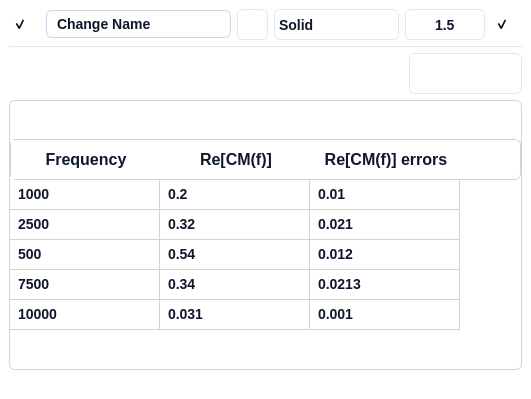
<?xml version="1.0" encoding="UTF-8"?>
<ui version="4.0">
 <class>Form</class>
 <widget class="QWidget" name="Form">
  <property name="geometry">
   <rect>
    <x>0</x>
    <y>0</y>
    <width>531</width>
    <height>399</height>
   </rect>
  </property>
  <property name="minimumSize">
   <size>
    <width>0</width>
    <height>100</height>
   </size>
  </property>
  <property name="windowTitle">
   <string>Form</string>
  </property>
  <property name="styleSheet">
   <string notr="true">background: #FFFFFF;
border: none;
border-radius: 6px;
</string>
  </property>
  <layout class="QVBoxLayout" name="verticalLayout">
   <property name="leftMargin">
    <number>0</number>
   </property>
   <property name="topMargin">
    <number>0</number>
   </property>
   <property name="rightMargin">
    <number>0</number>
   </property>
   <property name="bottomMargin">
    <number>0</number>
   </property>
   <item>
    <widget class="QFrame" name="frame">
     <property name="styleSheet">
      <string notr="true">QFrame {
	background: #FFFFFF;
	border: none;
	border-radius: 6px;
}
QFrame:hover {
	 border: 1px solid #CBD5E1;
}</string>
     </property>
     <property name="frameShape">
      <enum>QFrame::StyledPanel</enum>
     </property>
     <property name="frameShadow">
      <enum>QFrame::Raised</enum>
     </property>
     <layout class="QVBoxLayout" name="verticalLayout_2" stretch="0,1">
      <item>
       <widget class="QFrame" name="pyqt5_frame_curve_details">
        <property name="layoutDirection">
         <enum>Qt::LeftToRight</enum>
        </property>
        <property name="autoFillBackground">
         <bool>false</bool>
        </property>
        <property name="styleSheet">
         <string notr="true">QFrame {
	background: #FFFFFF;
	border: none;
	border-radius: 6px;
}</string>
        </property>
        <property name="frameShape">
         <enum>QFrame::StyledPanel</enum>
        </property>
        <property name="frameShadow">
         <enum>QFrame::Raised</enum>
        </property>
        <layout class="QHBoxLayout" name="horizontalLayout_15">
         <property name="spacing">
          <number>6</number>
         </property>
         <property name="leftMargin">
          <number>0</number>
         </property>
         <property name="topMargin">
          <number>0</number>
         </property>
         <property name="rightMargin">
          <number>0</number>
         </property>
         <property name="bottomMargin">
          <number>0</number>
         </property>
         <item>
          <widget class="QCheckBox" name="pyqt5_checkbox_curves_visible">
           <property name="sizePolicy">
            <sizepolicy hsizetype="Expanding" vsizetype="Expanding">
             <horstretch>0</horstretch>
             <verstretch>0</verstretch>
            </sizepolicy>
           </property>
           <property name="minimumSize">
            <size>
             <width>31</width>
             <height>31</height>
            </size>
           </property>
           <property name="maximumSize">
            <size>
             <width>31</width>
             <height>31</height>
            </size>
           </property>
           <property name="styleSheet">
            <string notr="true">/* Default State */
QCheckBox {
    border: none;    
	background: transparent;  /* Ghost button with no background */
    color: #0F172A;  /* Text color */
    border-radius: 6px;  /* Rounded corners */
    font-family: 'Segoe UI', sans-serif;  /* Font family */
    font-style: normal;  /* Font style */
    font-weight: 500;  /* Font weight */
    font-size: 14px;  /* Font size */
    line-height: 24px;  /* Line height */
	padding: 4px;	
}

QCheckBox:hover {
    /* Your styles for hover state */
	 background: #F1F5F9;  /* slate/100 */

}

QCheckBox:pressed {
    /* Your styles for pressed state */
	background: #DEE8F2;  /* Pressed background color */

}

QCheckBox::indicator:checked {
    /* Your styles for checked state */
	image: url(:/ui/qt/resources/checkbox/visible_icon.png);
}

QCheckBox::indicator:unchecked {
    /* Your styles for checked state */
	image: url(:/ui/qt/resources/checkbox/hiden_icon.png);
}

QCheckBox:focused {
    border: none;
}

</string>
           </property>
           <property name="text">
            <string/>
           </property>
           <property name="checked">
            <bool>true</bool>
           </property>
          </widget>
         </item>
         <item>
          <widget class="QLineEdit" name="pyqt5_entry_curve_name">
           <property name="enabled">
            <bool>true</bool>
           </property>
           <property name="minimumSize">
            <size>
             <width>125</width>
             <height>0</height>
            </size>
           </property>
           <property name="maximumSize">
            <size>
             <width>16777215</width>
             <height>16777215</height>
            </size>
           </property>
           <property name="styleSheet">
            <string notr="true">QLineEdit {
    background: #FFFFFF;  /* Default background */
    border: 1px solid #CBD5E1;  /* Default border */
    border-radius: 6px;  /* Rounded corners */
    color: #0F172A;  /* Text color */
    font-family: 'Segoe UI', sans-serif;  /* Font family */
    font-style: normal;  /* Font style */
    font-weight: 500;  /* Font weight */
    font-size: 14px;  /* Font size */
    line-height: 24px;  /* Line height */
    padding: 4px 8px;  /* Padding */
}

/* Disabled State */
QLineEdit:disabled {
    color: #D2D7DD;
    border: 1px solid #D2D7DD;
}
</string>
           </property>
           <property name="text">
            <string>Change Name</string>
           </property>
          </widget>
         </item>
         <item>
          <widget class="QPushButton" name="pyqt5_button_pick_curve_color">
           <property name="enabled">
            <bool>true</bool>
           </property>
           <property name="minimumSize">
            <size>
             <width>31</width>
             <height>31</height>
            </size>
           </property>
           <property name="maximumSize">
            <size>
             <width>31</width>
             <height>31</height>
            </size>
           </property>
           <property name="font">
            <font>
             <family>Segoe UI</family>
             <pointsize>-1</pointsize>
             <weight>62</weight>
             <italic>false</italic>
             <bold>true</bold>
            </font>
           </property>
           <property name="toolTip">
            <string>&lt;html&gt;&lt;head/&gt;&lt;body&gt;&lt;p&gt;Curve color&lt;/p&gt;&lt;/body&gt;&lt;/html&gt;</string>
           </property>
           <property name="whatsThis">
            <string>&lt;html&gt;&lt;head/&gt;&lt;body&gt;&lt;p&gt;Curve color&lt;/p&gt;&lt;/body&gt;&lt;/html&gt;</string>
           </property>
           <property name="styleSheet">
            <string notr="true">QPushButton {
    background: #FFFFFF;  /* Default background */
    border: 1px solid #E2E8F0;  /* Default border */
    border-radius: 6px;  /* Rounded corners */
    font: 500 14px/24px 'Segoe UI', sans-serif;  /* Combined font properties */
    color: #0F172A;  /* Text color */
    padding: 8px 16px;  /* Padding */
}

QPushButton:hover {
    background: #F1F5F9;  /* Hover background */
}

QPushButton:pressed {
    background: #DEE8F2;  /* Pressed background */
}</string>
           </property>
           <property name="text">
            <string/>
           </property>
          </widget>
         </item>
         <item>
          <widget class="QComboBox" name="pyqt5_combo_curve_line_style">
           <property name="minimumSize">
            <size>
             <width>125</width>
             <height>31</height>
            </size>
           </property>
           <property name="maximumSize">
            <size>
             <width>125</width>
             <height>16777215</height>
            </size>
           </property>
           <property name="styleSheet">
            <string notr="true">QComboBox {
	background: #FFFFFF;
	border: 1px solid #E2E8F0; /* slate/200 */
	border-radius: 6px;
	color: #0F172A;  /* Text color */
    font-family: 'Segoe UI', sans-serif;  /* Font family */
    font-style: normal;  /* Font style */
    font-weight: 500;  /* Font weight */
    font-size: 14px;  /* Font size */
}

/* Drop-down button */
QComboBox::drop-down {
    border: none;	
}

/* Down arrow */
QComboBox::down-arrow {
    image: url(:/ui/qt/resources/checkbox/down_icon.png);
	padding-right: 12px;
}

/* Down arrow when disabled */
QComboBox::down-arrow:disabled {
}

/* Drop-down items */
QComboBox QAbstractItemView {
    border: 1px solid #E2E8F0; /* slate/200 */
    selection-background-color: #F1F5F9;
}

/* Individual items */
QComboBox::item {
    background-color: white;
    color: #0F172A;
}</string>
           </property>
           <property name="currentIndex">
            <number>0</number>
           </property>
           <item>
            <property name="text">
             <string>Solid</string>
            </property>
            <property name="icon">
             <iconset resource="resources/graphical_resources.qrc">
              <normaloff>:/ui/qt/resources/dropdown/solid_line_icon.png</normaloff>:/ui/qt/resources/dropdown/solid_line_icon.png</iconset>
            </property>
           </item>
           <item>
            <property name="text">
             <string>Dot</string>
            </property>
            <property name="icon">
             <iconset resource="resources/graphical_resources.qrc">
              <normaloff>:/ui/qt/resources/dropdown/dot_line_icon.png</normaloff>:/ui/qt/resources/dropdown/dot_line_icon.png</iconset>
            </property>
           </item>
           <item>
            <property name="text">
             <string>Dash</string>
            </property>
            <property name="icon">
             <iconset resource="resources/graphical_resources.qrc">
              <normaloff>:/ui/qt/resources/dropdown/dashed_line_icon.png</normaloff>:/ui/qt/resources/dropdown/dashed_line_icon.png</iconset>
            </property>
           </item>
           <item>
            <property name="text">
             <string>Dash-dot</string>
            </property>
            <property name="icon">
             <iconset resource="resources/graphical_resources.qrc">
              <normaloff>:/ui/qt/resources/dropdown/dotdash_line_icon.png</normaloff>:/ui/qt/resources/dropdown/dotdash_line_icon.png</iconset>
            </property>
           </item>
          </widget>
         </item>
         <item>
          <widget class="QDoubleSpinBox" name="pyqt5_spinbox_curve_line_width">
           <property name="sizePolicy">
            <sizepolicy hsizetype="Minimum" vsizetype="Fixed">
             <horstretch>0</horstretch>
             <verstretch>0</verstretch>
            </sizepolicy>
           </property>
           <property name="minimumSize">
            <size>
             <width>80</width>
             <height>31</height>
            </size>
           </property>
           <property name="maximumSize">
            <size>
             <width>80</width>
             <height>31</height>
            </size>
           </property>
           <property name="styleSheet">
            <string notr="true">QDoubleSpinBox {
	background: #FFFFFF;
	border: 1px solid #E2E8F0; /* slate/200 */
	border-radius: 6px;
	color: #0F172A;  /* Text color */
    font-family: 'Segoe UI', sans-serif;  /* Font family */
    font-style: normal;  /* Font style */
    font-weight: 500;  /* Font weight */
    font-size: 14px;  /* Font size */
}

QDoubleSpinBox:focus {
}

QDoubleSpinBox:disabled {
}

QDoubleSpinBox::up-button {
	background: #FFFFFF;
	border: none; 
	subcontrol-position: center right;
	padding-right: 10px;
}

QDoubleSpinBox::down-button {
	background: #FFFFFF;
	border: none;
	subcontrol-position: center left;
	padding-left: 10px;
}

QDoubleSpinBox::up-arrow {
	image: url(:/ui/qt/resources/buttons/add_icon.png);
	width: 20px;
    height: 20px;
}

QDoubleSpinBox::down-arrow {	
	image: url(:/ui/qt/resources/buttons/substract_icon.png);
	width: 20px;
    height: 20px;
}

QDoubleSpinBox::up-arrow:disabled, QSpinBox::up-arrow:off {
}

QDoubleSpinBox::down-arrow:disabled, QSpinBox::down-arrow:off {
}</string>
           </property>
           <property name="alignment">
            <set>Qt::AlignCenter</set>
           </property>
           <property name="decimals">
            <number>1</number>
           </property>
           <property name="minimum">
            <double>0.500000000000000</double>
           </property>
           <property name="maximum">
            <double>10.000000000000000</double>
           </property>
           <property name="singleStep">
            <double>0.500000000000000</double>
           </property>
           <property name="value">
            <double>1.500000000000000</double>
           </property>
          </widget>
         </item>
         <item>
          <widget class="QCheckBox" name="pyqt5_checkbox_curves_expand">
           <property name="minimumSize">
            <size>
             <width>31</width>
             <height>31</height>
            </size>
           </property>
           <property name="maximumSize">
            <size>
             <width>31</width>
             <height>31</height>
            </size>
           </property>
           <property name="whatsThis">
            <string>&lt;html&gt;&lt;head/&gt;&lt;body&gt;&lt;p&gt;Expand&lt;/p&gt;&lt;/body&gt;&lt;/html&gt;</string>
           </property>
           <property name="styleSheet">
            <string notr="true">/* Default State */
QCheckBox {
    border: none;    
	background: transparent;  /* Ghost button with no background */
    color: #0F172A;  /* Text color */
    border-radius: 6px;  /* Rounded corners */
    font-family: 'Segoe UI', sans-serif;  /* Font family */
    font-style: normal;  /* Font style */
    font-weight: 500;  /* Font weight */
    font-size: 14px;  /* Font size */
    line-height: 24px;  /* Line height */
	padding: 4px;	
}

QCheckBox:hover {
    /* Your styles for hover state */
	 background: #F1F5F9;  /* slate/100 */

}

QCheckBox:pressed {
    /* Your styles for pressed state */
	background: #DEE8F2;  /* Pressed background color */

}

QCheckBox::indicator:checked {
    /* Your styles for checked state */
	image: url(:/ui/qt/resources/checkbox/up_icon.png);
}

QCheckBox::indicator:unchecked {
    /* Your styles for checked state */
	
	image: url(:/ui/qt/resources/checkbox/down_icon.png);
}

QCheckBox:focused {
    border: none;
}

</string>
           </property>
           <property name="text">
            <string/>
           </property>
           <property name="checked">
            <bool>true</bool>
           </property>
          </widget>
         </item>
        </layout>
       </widget>
      </item>
      <item>
       <widget class="QFrame" name="pyqt5_frame_group_parameters">
        <property name="minimumSize">
         <size>
          <width>0</width>
          <height>0</height>
         </size>
        </property>
        <property name="styleSheet">
         <string notr="true">border: none;</string>
        </property>
        <layout class="QVBoxLayout" name="pyqt5_group_parameters" stretch="0,0,1">
         <property name="leftMargin">
          <number>0</number>
         </property>
         <property name="topMargin">
          <number>0</number>
         </property>
         <property name="rightMargin">
          <number>0</number>
         </property>
         <property name="bottomMargin">
          <number>20</number>
         </property>
         <item>
          <widget class="QFrame" name="frame_2">
           <property name="minimumSize">
            <size>
             <width>0</width>
             <height>1</height>
            </size>
           </property>
           <property name="maximumSize">
            <size>
             <width>99999</width>
             <height>1</height>
            </size>
           </property>
           <property name="styleSheet">
            <string notr="true">border: none;
background-color: #E2E8F0;
padding-left: 5px;
padding-right: 5px;</string>
           </property>
           <property name="frameShape">
            <enum>QFrame::StyledPanel</enum>
           </property>
           <property name="frameShadow">
            <enum>QFrame::Raised</enum>
           </property>
          </widget>
         </item>
         <item>
          <layout class="QHBoxLayout" name="horizontalLayout_7">
           <item>
            <spacer name="horizontalSpacer">
             <property name="orientation">
              <enum>Qt::Horizontal</enum>
             </property>
             <property name="sizeHint" stdset="0">
              <size>
               <width>40</width>
               <height>20</height>
              </size>
             </property>
            </spacer>
           </item>
           <item>
            <widget class="QFrame" name="pyqt5_frame_menubar_models_2">
             <property name="minimumSize">
              <size>
               <width>77</width>
               <height>41</height>
              </size>
             </property>
             <property name="maximumSize">
              <size>
               <width>9999</width>
               <height>41</height>
              </size>
             </property>
             <property name="acceptDrops">
              <bool>true</bool>
             </property>
             <property name="layoutDirection">
              <enum>Qt::LeftToRight</enum>
             </property>
             <property name="autoFillBackground">
              <bool>false</bool>
             </property>
             <property name="styleSheet">
              <string notr="true">box-sizing: border-box;
display: flex;
flex-direction: column;
align-items: flex-start;
gap: 25px;
background: #FFFFFF;
border: 1px solid #E2E8F0; /* slate/200 */
border-radius: 6px;</string>
             </property>
             <property name="frameShape">
              <enum>QFrame::StyledPanel</enum>
             </property>
             <property name="frameShadow">
              <enum>QFrame::Raised</enum>
             </property>
             <layout class="QHBoxLayout" name="horizontalLayout_30">
              <property name="spacing">
               <number>6</number>
              </property>
              <property name="leftMargin">
               <number>3</number>
              </property>
              <property name="topMargin">
               <number>0</number>
              </property>
              <property name="rightMargin">
               <number>3</number>
              </property>
              <property name="bottomMargin">
               <number>0</number>
              </property>
              <item>
               <widget class="QPushButton" name="pyqt5_button_duplicate_curve">
                <property name="enabled">
                 <bool>true</bool>
                </property>
                <property name="minimumSize">
                 <size>
                  <width>31</width>
                  <height>31</height>
                 </size>
                </property>
                <property name="maximumSize">
                 <size>
                  <width>31</width>
                  <height>31</height>
                 </size>
                </property>
                <property name="font">
                 <font>
                  <family>Segoe UI</family>
                  <pointsize>-1</pointsize>
                  <weight>62</weight>
                  <italic>false</italic>
                  <bold>true</bold>
                 </font>
                </property>
                <property name="toolTip">
                 <string>&lt;html&gt;&lt;head/&gt;&lt;body&gt;&lt;p&gt;Duplicate curve&lt;/p&gt;&lt;/body&gt;&lt;/html&gt;</string>
                </property>
                <property name="whatsThis">
                 <string>&lt;html&gt;&lt;head/&gt;&lt;body&gt;&lt;p&gt;Duplicate curve&lt;/p&gt;&lt;/body&gt;&lt;/html&gt;</string>
                </property>
                <property name="styleSheet">
                 <string notr="true">
/* Default State */
QPushButton {
    border: none;
	background: transparent;  /* Ghost button with no background */
    color: #0F172A;  /* Text color */
    border-radius: 6px;  /* Rounded corners */
    font-family: 'Segoe UI', sans-serif;  /* Font family */
    font-style: normal;  /* Font style */
    font-weight: 500;  /* Font weight */
    font-size: 14px;  /* Font size */
    line-height: 24px;  /* Line height */
	padding: 4px;
	image: url(:/ui/qt/resources/buttons/duplicate_icon.png);
}

/* Hover State */
QPushButton:hover {
	background: #F1F5F9;  /* slate/100 */
    color: #0F172A;  /* Text color */
	image: url(:/ui/qt/resources/buttons/duplicate_icon.png);
}

/* Pressed State */
QPushButton:pressed {
    background: #DEE8F2;
    color: #0F172A;  /* Text color */
	image: url(:/ui/qt/resources/buttons/duplicate_icon.png);
}</string>
                </property>
                <property name="text">
                 <string/>
                </property>
               </widget>
              </item>
              <item>
               <widget class="QPushButton" name="pyqt5_button_save_curve">
                <property name="enabled">
                 <bool>true</bool>
                </property>
                <property name="minimumSize">
                 <size>
                  <width>31</width>
                  <height>31</height>
                 </size>
                </property>
                <property name="maximumSize">
                 <size>
                  <width>31</width>
                  <height>31</height>
                 </size>
                </property>
                <property name="font">
                 <font>
                  <family>Segoe UI</family>
                  <pointsize>-1</pointsize>
                  <weight>62</weight>
                  <italic>false</italic>
                  <bold>true</bold>
                 </font>
                </property>
                <property name="toolTip">
                 <string>&lt;html&gt;&lt;head/&gt;&lt;body&gt;&lt;p&gt;Export curve&lt;/p&gt;&lt;/body&gt;&lt;/html&gt;</string>
                </property>
                <property name="whatsThis">
                 <string>&lt;html&gt;&lt;head/&gt;&lt;body&gt;&lt;p&gt;Export curve&lt;/p&gt;&lt;/body&gt;&lt;/html&gt;</string>
                </property>
                <property name="styleSheet">
                 <string notr="true">
/* Default State */
QPushButton {
    border: none;
	background: transparent;  /* Ghost button with no background */
    color: #0F172A;  /* Text color */
    border-radius: 6px;  /* Rounded corners */
    font-family: 'Segoe UI', sans-serif;  /* Font family */
    font-style: normal;  /* Font style */
    font-weight: 500;  /* Font weight */
    font-size: 14px;  /* Font size */
    line-height: 24px;  /* Line height */
	padding: 4px;
	image: url(:/ui/qt/resources/buttons/upload_file_icon.png);
}

/* Hover State */
QPushButton:hover {
	background: #F1F5F9;  /* slate/100 */
    color: #0F172A;  /* Text color */
	image: url(:/ui/qt/resources/buttons/upload_file_icon.png);
}

/* Pressed State */
QPushButton:pressed {
    background: #DEE8F2;
    color: #0F172A;  /* Text color */
	image: url(:/ui/qt/resources/buttons/upload_file_icon.png);
}</string>
                </property>
                <property name="text">
                 <string/>
                </property>
               </widget>
              </item>
              <item>
               <widget class="QPushButton" name="pyqt5_button_delete_curve">
                <property name="enabled">
                 <bool>true</bool>
                </property>
                <property name="minimumSize">
                 <size>
                  <width>31</width>
                  <height>31</height>
                 </size>
                </property>
                <property name="maximumSize">
                 <size>
                  <width>31</width>
                  <height>31</height>
                 </size>
                </property>
                <property name="font">
                 <font>
                  <family>Segoe UI</family>
                  <pointsize>-1</pointsize>
                  <weight>62</weight>
                  <italic>false</italic>
                  <bold>true</bold>
                 </font>
                </property>
                <property name="toolTip">
                 <string>&lt;html&gt;&lt;head/&gt;&lt;body&gt;&lt;p&gt;Delete curve&lt;/p&gt;&lt;/body&gt;&lt;/html&gt;</string>
                </property>
                <property name="whatsThis">
                 <string>&lt;html&gt;&lt;head/&gt;&lt;body&gt;&lt;p&gt;Delete curve&lt;/p&gt;&lt;/body&gt;&lt;/html&gt;</string>
                </property>
                <property name="styleSheet">
                 <string notr="true">
/* Default State */
QPushButton {
    border: none;
	background: transparent;  /* Ghost button with no background */
    color: #0F172A;  /* Text color */
    border-radius: 6px;  /* Rounded corners */
    font-family: 'Segoe UI', sans-serif;  /* Font family */
    font-style: normal;  /* Font style */
    font-weight: 500;  /* Font weight */
    font-size: 14px;  /* Font size */
    line-height: 24px;  /* Line height */
	padding: 4px;
	image: url(:/ui/qt/resources/buttons/trash_icon.png);
}

/* Hover State */
QPushButton:hover {
	background: #F1F5F9;  /* slate/100 */
    color: #0F172A;  /* Text color */
	image: url(:/ui/qt/resources/buttons/trash_icon.png);
}

/* Pressed State */
QPushButton:pressed {
    background: #DEE8F2;
    color: #0F172A;  /* Text color */
	image: url(:/ui/qt/resources/buttons/trash_icon.png);
}</string>
                </property>
                <property name="text">
                 <string/>
                </property>
               </widget>
              </item>
             </layout>
            </widget>
           </item>
          </layout>
         </item>
         <item>
          <widget class="QFrame" name="verticalFrame">
           <property name="minimumSize">
            <size>
             <width>0</width>
             <height>100</height>
            </size>
           </property>
           <property name="styleSheet">
            <string notr="true">	background: #FFFFFF;  /* Default background */
    border: 1px solid #CBD5E1;  /* Default border */
    border-radius: 6px;  /* Rounded corners */
    color: #0F172A;  /* Text color */
    font-family: 'Segoe UI', sans-serif;  /* Font family */
    font-style: normal;  /* Font style */
    font-weight: 500;  /* Font weight */
    font-size: 14px;  /* Font size */
    line-height: 24px;  /* Line height */
 /* Adding icon to the beginning */</string>
           </property>
           <property name="lineWidth">
            <number>0</number>
           </property>
           <layout class="QVBoxLayout" name="verticalLayout_6">
            <property name="spacing">
             <number>0</number>
            </property>
            <property name="sizeConstraint">
             <enum>QLayout::SetDefaultConstraint</enum>
            </property>
            <property name="leftMargin">
             <number>0</number>
            </property>
            <property name="topMargin">
             <number>0</number>
            </property>
            <property name="rightMargin">
             <number>0</number>
            </property>
            <property name="bottomMargin">
             <number>0</number>
            </property>
            <item>
             <widget class="QTableWidget" name="pyqt5_tablewidget_exp_spectra">
              <property name="sizePolicy">
               <sizepolicy hsizetype="Expanding" vsizetype="Fixed">
                <horstretch>0</horstretch>
                <verstretch>0</verstretch>
               </sizepolicy>
              </property>
              <property name="minimumSize">
               <size>
                <width>100</width>
                <height>0</height>
               </size>
              </property>
              <property name="maximumSize">
               <size>
                <width>999999</width>
                <height>16777215</height>
               </size>
              </property>
              <property name="cursor" stdset="0">
               <cursorShape>SizeVerCursor</cursorShape>
              </property>
              <property name="styleSheet">
               <string notr="true">QTableWidget {
 	background: #FFFFFF;  /* Default background */
    border: None;  /* Default border */
    border-radius: 6px;  /* Rounded corners */
    color: #0F172A;  /* Text color */
    font-family: 'Segoe UI', sans-serif;  /* Font family */
    font-style: normal;  /* Font style */
    font-weight: 500;  /* Font weight */
    font-size: 14px;  /* Font size */
    line-height: 24px;  /* Line height */
 /* Adding icon to the beginning */
}

QHeaderView::section {
	background: #FFFFFF;  /* Default background */
    border: None;  /* Default border */
    color: #0F172A;  /* Text color */
	font-family: 'Segoe UI', sans-serif;  /* Font family */
    font-style: normal;  /* Font style */
    font-weight: 500;  /* Font weight */
    font-size: 16px;  /* Font size */
	padding-top: 9px;
	padding-bottom: 9px;
}

QHeaderView::section:horizontal {
    border: None;
}

QHeaderView::section:vertical {
    border-: None;
}

QTableWidget::item {
    border: None; /* Border color for each cell */
	padding: 5px;
}</string>
              </property>
              <property name="frameShape">
               <enum>QFrame::NoFrame</enum>
              </property>
              <property name="frameShadow">
               <enum>QFrame::Plain</enum>
              </property>
              <property name="lineWidth">
               <number>0</number>
              </property>
              <property name="verticalScrollBarPolicy">
               <enum>Qt::ScrollBarAlwaysOff</enum>
              </property>
              <property name="horizontalScrollBarPolicy">
               <enum>Qt::ScrollBarAlwaysOff</enum>
              </property>
              <property name="sizeAdjustPolicy">
               <enum>QAbstractScrollArea::AdjustIgnored</enum>
              </property>
              <property name="autoScroll">
               <bool>false</bool>
              </property>
              <property name="showGrid">
               <bool>true</bool>
              </property>
              <property name="gridStyle">
               <enum>Qt::SolidLine</enum>
              </property>
              <property name="wordWrap">
               <bool>false</bool>
              </property>
              <property name="cornerButtonEnabled">
               <bool>false</bool>
              </property>
              <attribute name="horizontalHeaderVisible">
               <bool>true</bool>
              </attribute>
              <attribute name="horizontalHeaderCascadingSectionResizes">
               <bool>false</bool>
              </attribute>
              <attribute name="horizontalHeaderMinimumSectionSize">
               <number>10</number>
              </attribute>
              <attribute name="horizontalHeaderDefaultSectionSize">
               <number>150</number>
              </attribute>
              <attribute name="horizontalHeaderHighlightSections">
               <bool>true</bool>
              </attribute>
              <attribute name="horizontalHeaderShowSortIndicator" stdset="0">
               <bool>false</bool>
              </attribute>
              <attribute name="verticalHeaderVisible">
               <bool>false</bool>
              </attribute>
              <attribute name="verticalHeaderCascadingSectionResizes">
               <bool>false</bool>
              </attribute>
              <row>
               <property name="text">
                <string>New Row</string>
               </property>
              </row>
              <row>
               <property name="text">
                <string>1</string>
               </property>
              </row>
              <row>
               <property name="text">
                <string>2</string>
               </property>
              </row>
              <row>
               <property name="text">
                <string>3</string>
               </property>
              </row>
              <row>
               <property name="text">
                <string>5</string>
               </property>
              </row>
              <column>
               <property name="text">
                <string>Frequency</string>
               </property>
              </column>
              <column>
               <property name="text">
                <string>Re[CM(f)]</string>
               </property>
              </column>
              <column>
               <property name="text">
                <string>Re[CM(f)] errors</string>
               </property>
              </column>
              <item row="0" column="0">
               <property name="text">
                <string>1000</string>
               </property>
              </item>
              <item row="0" column="1">
               <property name="text">
                <string>0.2</string>
               </property>
              </item>
              <item row="0" column="2">
               <property name="text">
                <string>0.01</string>
               </property>
              </item>
              <item row="1" column="0">
               <property name="text">
                <string>2500</string>
               </property>
              </item>
              <item row="1" column="1">
               <property name="text">
                <string>0.32</string>
               </property>
              </item>
              <item row="1" column="2">
               <property name="text">
                <string>0.021</string>
               </property>
              </item>
              <item row="2" column="0">
               <property name="text">
                <string>500</string>
               </property>
              </item>
              <item row="2" column="1">
               <property name="text">
                <string>0.54</string>
               </property>
              </item>
              <item row="2" column="2">
               <property name="text">
                <string>0.012</string>
               </property>
              </item>
              <item row="3" column="0">
               <property name="text">
                <string>7500</string>
               </property>
              </item>
              <item row="3" column="1">
               <property name="text">
                <string>0.34</string>
               </property>
              </item>
              <item row="3" column="2">
               <property name="text">
                <string>0.0213</string>
               </property>
              </item>
              <item row="4" column="0">
               <property name="text">
                <string>10000</string>
               </property>
              </item>
              <item row="4" column="1">
               <property name="text">
                <string>0.031</string>
               </property>
              </item>
              <item row="4" column="2">
               <property name="text">
                <string>0.001</string>
               </property>
              </item>
             </widget>
            </item>
           </layout>
          </widget>
         </item>
        </layout>
       </widget>
      </item>
     </layout>
    </widget>
   </item>
  </layout>
 </widget>
 <resources>
  <include location="resources/graphical_resources.qrc"/>
 </resources>
 <connections/>
</ui>
